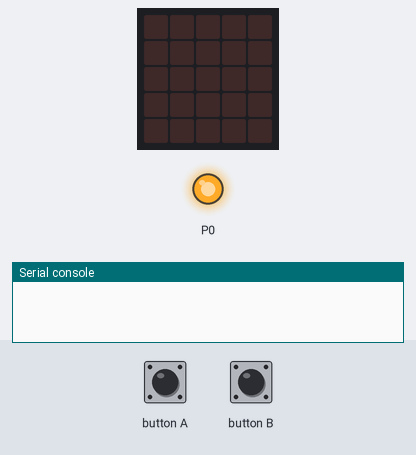
Recording of a program running on a simulated BBC micro:bit running MicroPython. Parts: the board's 5×5 LED display, output pins drawn as LEDs (lit = HIGH), the last lines printed to the serial console. The inputs (shaded band) are chosen by the test bench. Random numbers come from a fixed seed; no radio messages arrive unless stated (any console line starting 'radio sent:' is added by the test bench).

Above: at 1.2 s.
1.3 s: button A pressed for 0.15 s
At 2.5 s:
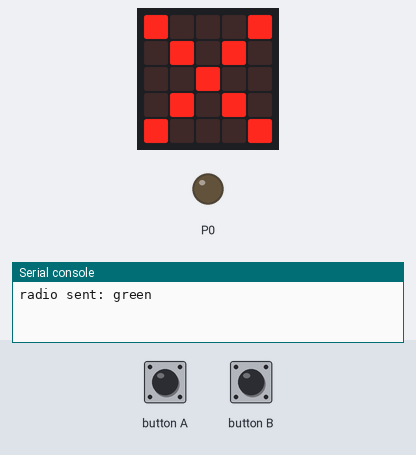
2.9 s: button B pressed for 0.15 s
At 3.8 s:
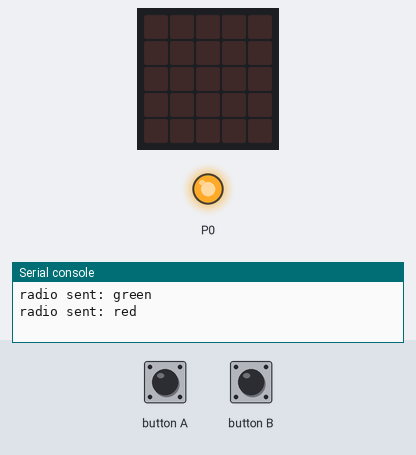
4.5 s: button B pressed for 1 s
At 4.8 s:
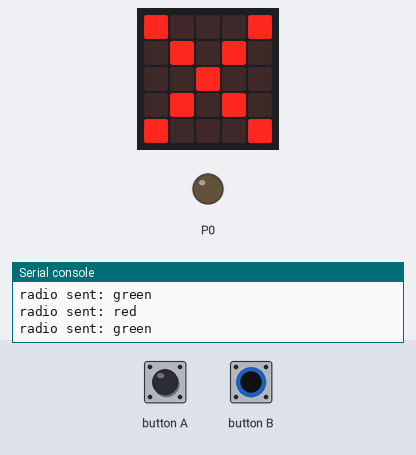
7.0 s: button A pressed for 1 s
At 7.9 s:
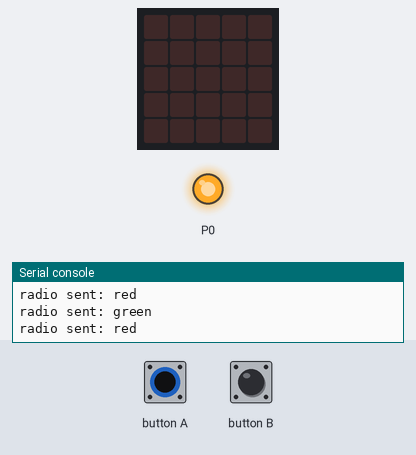
9.5 s: button A pressed for 3.2 s
At 9.8 s:
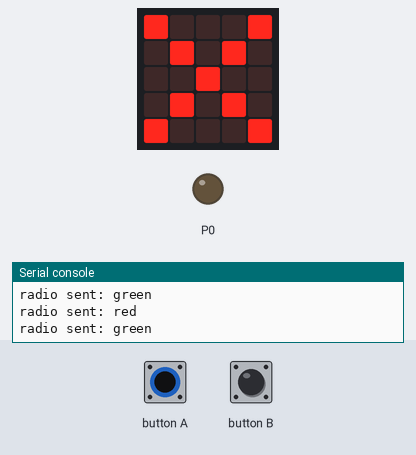
Timing chart, 0 to 12.5 s (numbered marks = the images above; inputs shaded):
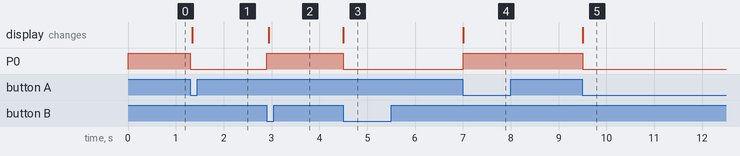

The program:

traffic_light.py
```python
from microbit import *
import random
import radio

STATES = {
  0: "green",
  1: "red",
}

state = 0
display.clear()
radio.on()

while True:
    incoming = radio.receive()
    if incoming == "red":
        state = 1
    elif incoming == "green":
        sleep(random.randint(100, 500))
        incoming = radio.receive()
        if incoming != "red":
            state = 0
            radio.send("red")
    elif button_a.get_presses() > 0 or button_b.get_presses() > 0:
        state = 1 - state
        radio.send(STATES[1 - state])


    if STATES[state] == "red":
        pin0.write_digital(0)
        display.show(Image.NO)
    else:
        display.clear()
        pin0.write_digital(1)
```

Measured:
- after the input at 1.3 s, P0: HIGH → LOW at once; the display: changes at once (image 1)
- after the input at 2.9 s, P0: LOW → HIGH at once; the display: changes at once (image 2)
- after the input at 4.5 s, P0: HIGH → LOW at once; the display: changes at once (image 3)
- after the input at 7.0 s, P0: LOW → HIGH at once; the display: first differs from a run without the input at once (image 4)
- after the input at 9.5 s, P0: HIGH → LOW at once; the display: changes at once (image 5)
